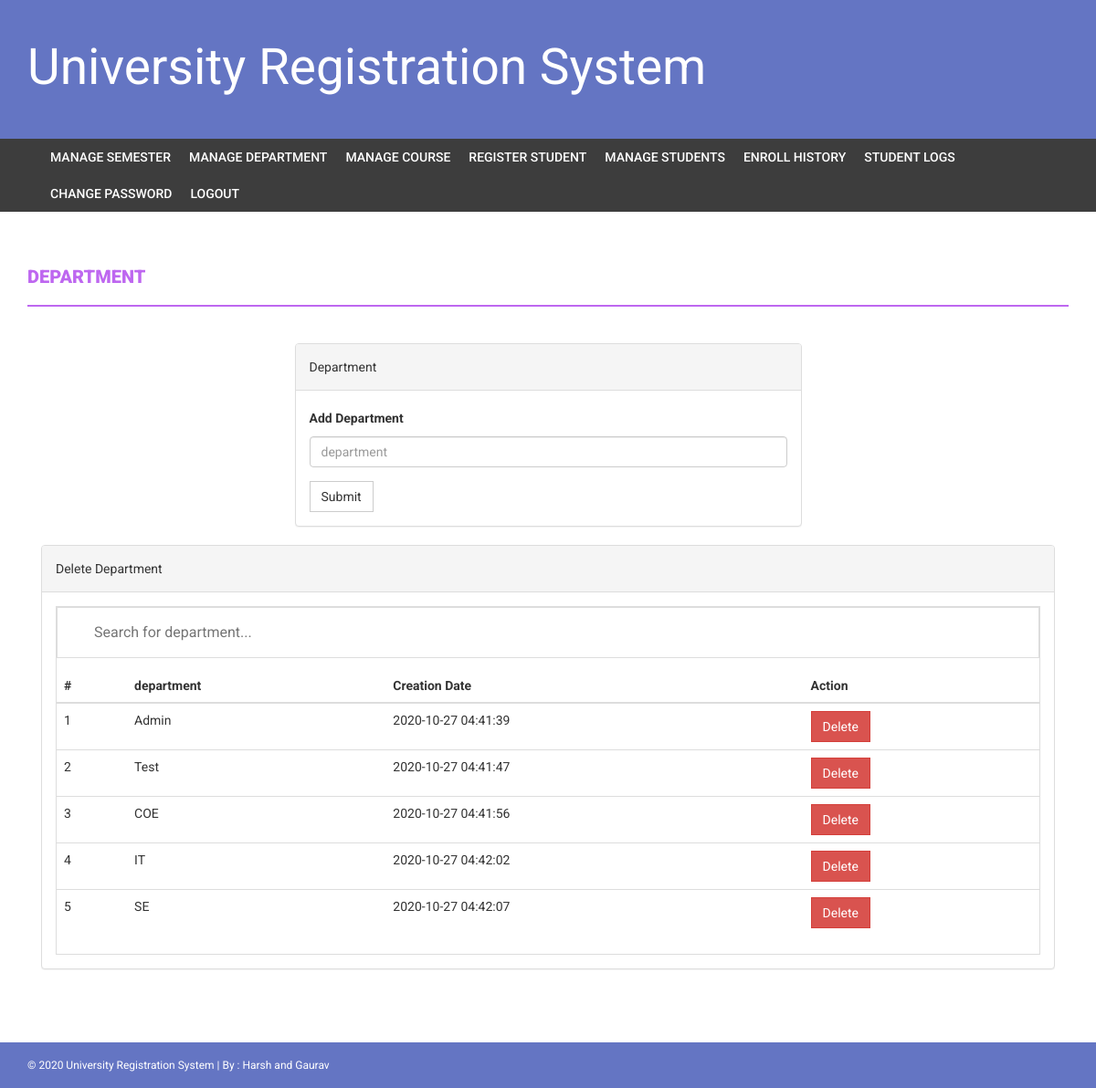
The page /admin/department.php (signed in) on the database its author committed.
### tables this page shows
CREATE TABLE `department` (
  `id` int(11) NOT NULL,
  `department` varchar(255) DEFAULT NULL,
  `creationDate` timestamp NULL DEFAULT current_timestamp()
);

### admin/department.php (the view, shortened to what this page needs)
<?php
if(strlen($_SESSION['alogin'])==0)
    {
header('location:index.php');
}
else{
?>
<!DOCTYPE html>
<html xmlns="http://www.w3.org/1999/xhtml">
<head>
    <link href="assets/css/bootstrap.css" rel="stylesheet" />
    <link href="assets/css/font-awesome.css" rel="stylesheet" />
    <link href="assets/css/mystyle.css" rel="stylesheet" />
</head>
<body>
<?php include('includes/header.php');?>
<?php if($_SESSION['alogin']!="")
{
 include('includes/menubar.php');
}
 ?>
    <div class="content-wrapper">
        <div class="container">
              <div class="row">
                    <div class="col-md-12">
                        <h1 class="page-head-line">Department  </h1>
                    </div>
                </div>
                <div class="row" >
                  <div class="col-md-3"></div>
                    <div class="col-md-6">
                        <div class="panel panel-default">
                        <div class="panel-heading">
                           Department
                        </div>
                        <div class="panel-body">
                       <form name="dept" method="post">
   <div class="form-group">
    <label for="department">Add Department  </label>
    <input type="text" class="form-control" id="department" name="department" placeholder="department" required />
  </div>
 <button type="submit" name="submit" class="btn btn-default">Submit</button>
</form>
                            </div>
                            </div>
                    </div>
                </div>
                <div class="col-md-12">
                    <div class="panel panel-default">
                        <div class="panel-heading">
                            Delete Department
                        </div>
                        <div class="panel-body">
                            <div class="table-responsive table-bordered">
                            <input style="width: 100%; font-size: 16px; padding: 12px 20px 12px 40px; border: 1px solid #ddd; margin-bottom: 12px;" type="text" id="myInput" onkeyup="myFunction()" placeholder="Search for department...">
                                <table class="table" id="myTable">
                                    <thead>
                                        <tr>
                                            <th>#</th>
                                            <th>department</th>
                                            <th>Creation Date</th>
                                            <th>Action</th>
                                        </tr>
                                    </thead>
                                    <tbody>
<?php
$sql=mysqli_query($con,"select * from department");
$cnt=1;
while($row=mysqli_fetch_array($sql))
{
?>
                                        <tr>
                                            <td><?php echo $cnt;?></td>
                                            <td><?php echo htmlentities($row['department']);?></td>
                                            <td><?php echo htmlentities($row['creationDate']);?></td>
                                            <td>
  <a href="department.php?id=<?php echo $row['id']?>&del=delete" onClick="return confirm('Are you sure you want to delete?')">
                                            <button class="btn btn-danger">Delete</button>
</a>
                                            </td>
                                        </tr>
<?php
$cnt++;
} ?>
                                    </tbody>
                                </table>
                            </div>
                        </div>
                    </div>
                </div>
            </div>
        </div>
  <?php include('includes/footer.php');?>
</body>
</html>
<?php } ?>

### admin/assets/css/mystyle.css (style rules this page uses)
body { font-family: 'Roboto', sans-serif; line-height: 30px; }
.content-wrapper { margin-top: 40px; min-height: 600px; padding-bottom: 60px; }
.page-head-line { font-weight: 900; padding-bottom: 20px; border-bottom: 2px solid #be67f0; text-transform: uppercase; color: #be67f0; font-size: 20px; margin-bottom: 40px; }
.btn { border-radius: 0px; -webkit-border-radius: 0px; -moz-border-radius: 0px; }

### rows shown on the page
department: department "Admin", creationDate "2020-10-27 04:41:39"
department: department "Test", creationDate "2020-10-27 04:41:47"
department: department "COE", creationDate "2020-10-27 04:41:56"
department: department "IT", creationDate "2020-10-27 04:42:02"
department: department "SE", creationDate "2020-10-27 04:42:07"
